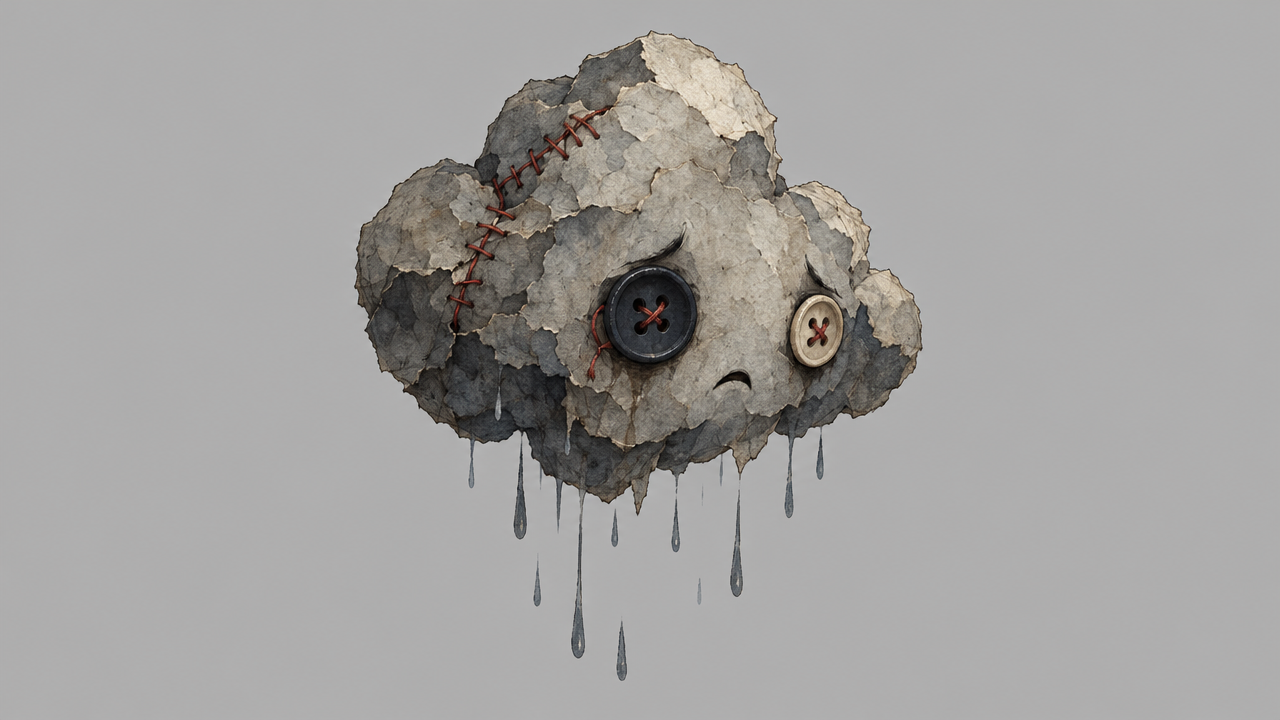
#> input picture tools/art/source/drizzle_painted_raw.png, 1280 x 720 px
$ python dark_drizzle.py
#> lines starting #> are read from the running program, lines starting #| are printed output that depends on the picture; after the words box and inside, x2 and y2 are one past the last pixel; in counts of white or black regions, pixels touching at a corner belong together
"""Cut the painted Drizzle (ElevenLabs render, tools/art/source/drizzle_painted_raw.png) off
its flat grey background and write the game sprites:
  assets/art/dark/characters/drizzle.png         (floating, 360 px tall)
  assets/art/dark/characters/drizzle_pinned.png  (squashed and tilted, for P-2)

Run: python3 tools/art/dark_drizzle.py
"""
import os

import numpy as np
from PIL import Image, ImageFilter
from scipy import ndimage

ROOT = os.path.join(os.path.dirname(__file__), "..", "..")
RAW = os.path.join(ROOT, "tools", "art", "source", "drizzle_painted_raw.png")
OUT = os.path.join(ROOT, "assets", "art", "dark", "characters")


def cut() -> Image.Image:
    img = Image.open(RAW).convert("RGB")
#> img is the input picture: PIL image 1280x720 RGB; mean R, G, B 163.1, 161.4, 159.8
    a = np.asarray(img, np.float32)
    h, w = a.shape[:2]
#> h = 720; w = 1280
    corners = np.concatenate([a[:20, :20].reshape(-1, 3), a[:20, -20:].reshape(-1, 3),
                              a[-20:, :20].reshape(-1, 3), a[-20:, -20:].reshape(-1, 3)])
#> corners = 1600 rows, first 8: [171, 172, 171], [174, 174, 174], [174, 174, 174], [174, 174, 173], [175, 173, 173], [175, 174, 173], [175, 174, 173], [175, 174, 173]
    bg = np.median(corners, axis=0)
#> bg = [174, 174, 174]
    dist = np.sqrt(((a - bg) ** 2).sum(-1))
    # background = connected to the border and close to the grey
    near = dist < 14
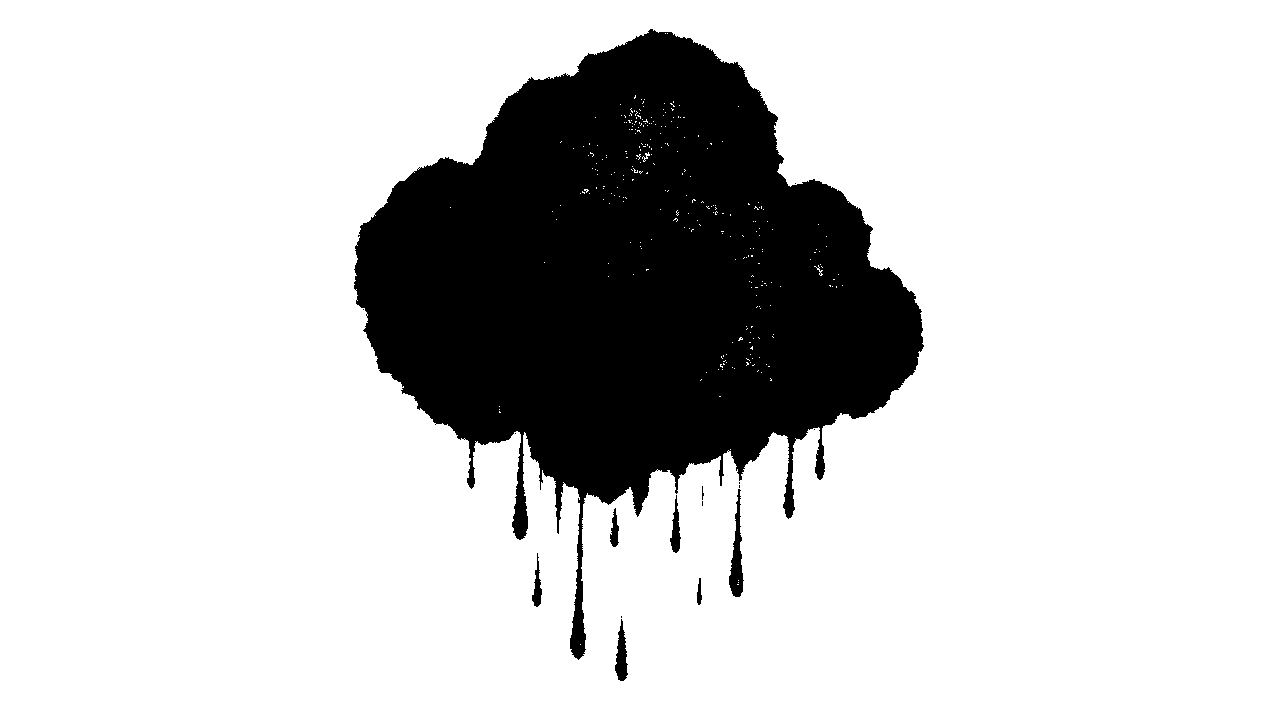
#> near: shape (720, 1280) bool; 80.6% white; 16 black regions (9 under 20 px), largest, box (x1, y1, x2, y2) and area: (354, 29, 924, 660) 176658, (729, 489, 744, 597) 775, (615, 619, 628, 681) 471
    labels, _ = ndimage.label(near)
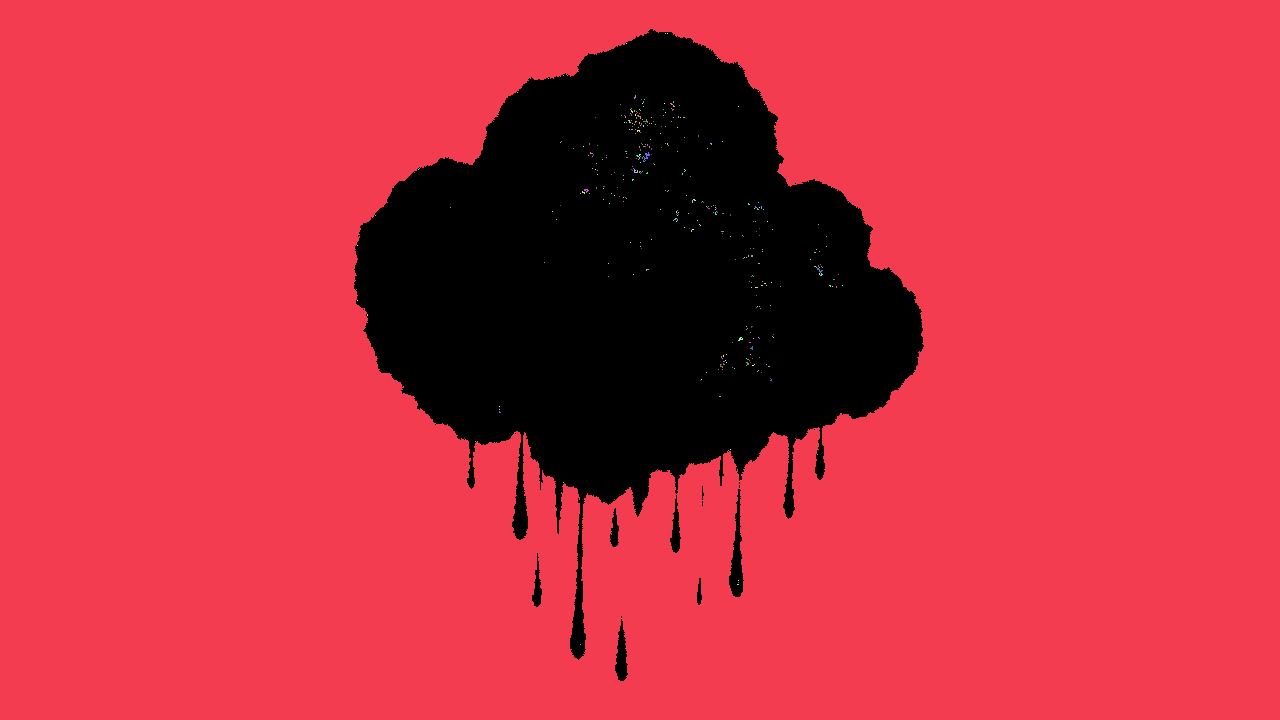
#> labels: shape (720, 1280) int32; 390 distinct labels, from 0 to 389; one colour per label, 0 black
    border = set(np.unique(np.concatenate([labels[0], labels[-1], labels[:, 0], labels[:, -1]]))) - {0}
#> border = 1 item
    background = np.isin(labels, list(border))
#> background: shape (720, 1280) bool; 80.5% white; 16 black regions (9 under 20 px), largest, box (x1, y1, x2, y2) and area: (354, 29, 924, 660) 177280, (729, 489, 744, 597) 779, (615, 619, 628, 681) 471
    alpha = np.where(background, 0.0, 1.0)
    # soft edge: fade pixels that are only a little different from the grey
    edge = ndimage.binary_dilation(background, iterations=2) & ~background
#> edge: shape (720, 1280) bool; 0.75% white in thin lines or dots, all inside (x1, y1, x2, y2) = (354, 29, 924, 681)
    alpha[edge] = np.clip((dist[edge] - 8) / 30.0, 0, 1)
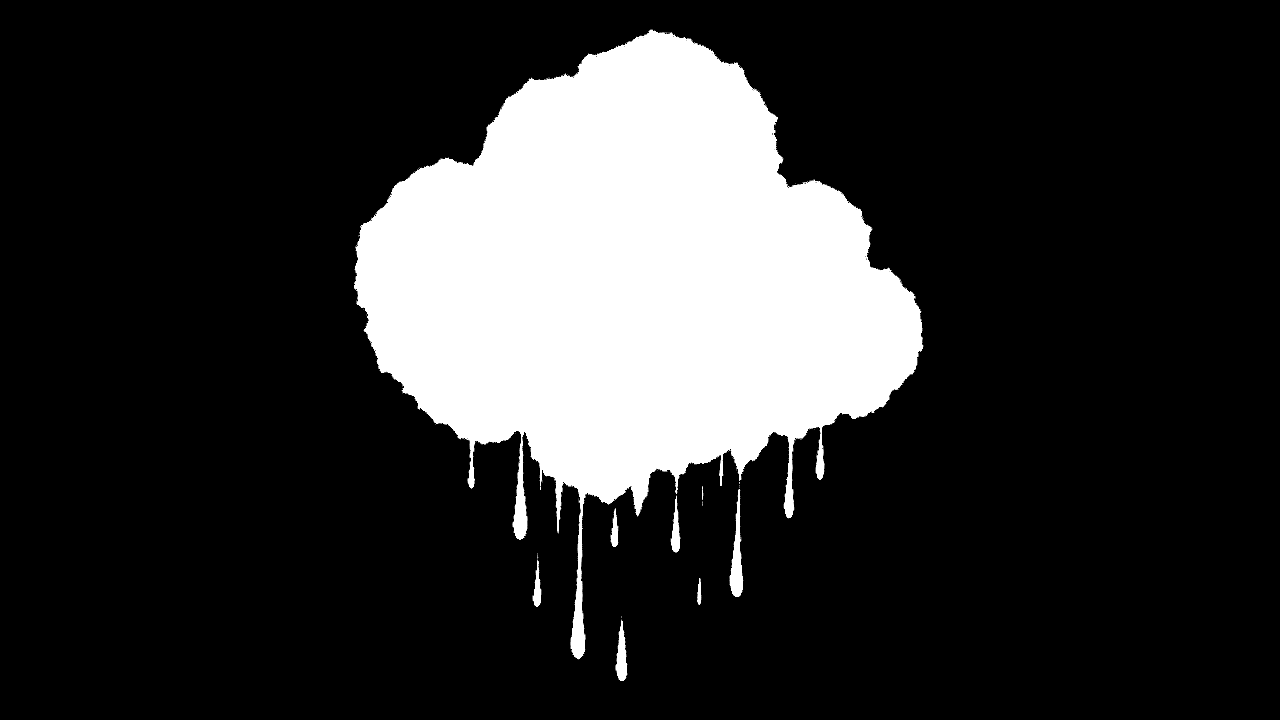
#> alpha: shape (720, 1280) float64; min 0, max 1, mean 0.194
    alpha = ndimage.gaussian_filter(alpha, 0.7)
    rgba = np.dstack([a, alpha * 255]).astype(np.uint8)
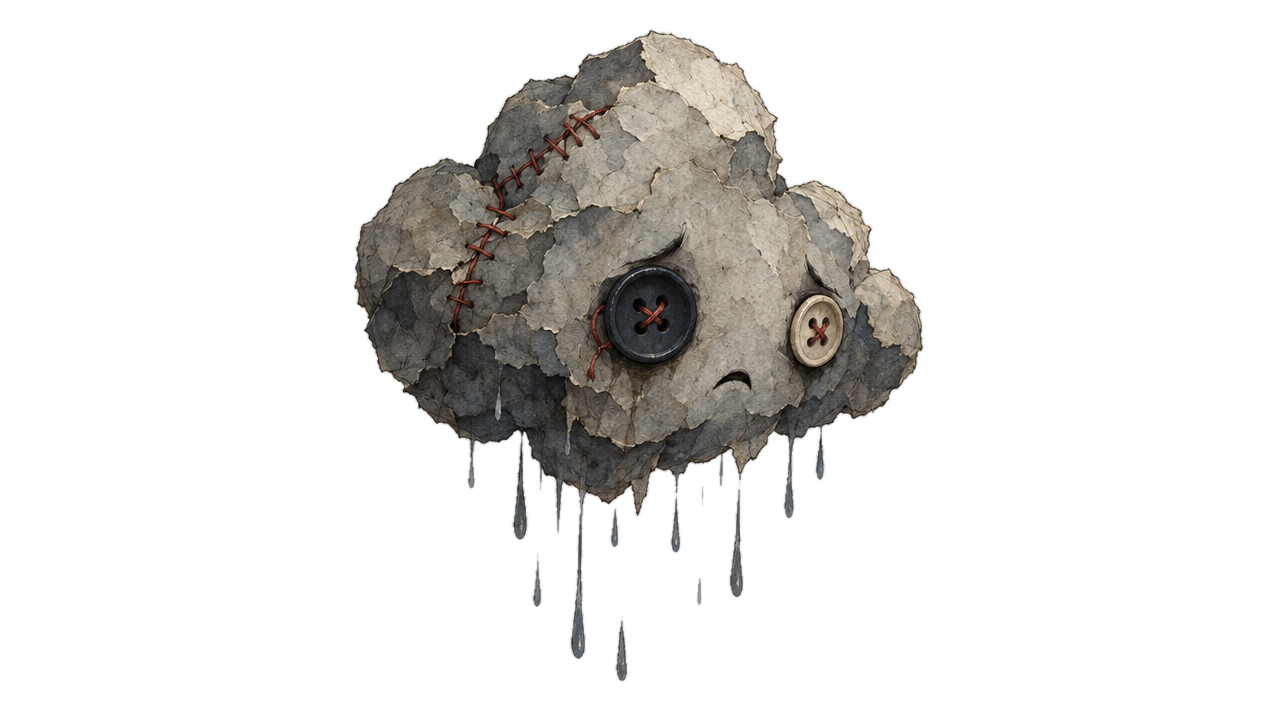
#> rgba: shape (720, 1280, 4); mean R, G, B, A 163.1, 161.4, 159.8, 49.3; transparent parts drawn white
    out = Image.fromarray(rgba, "RGBA")
    return out.crop(out.getbbox())
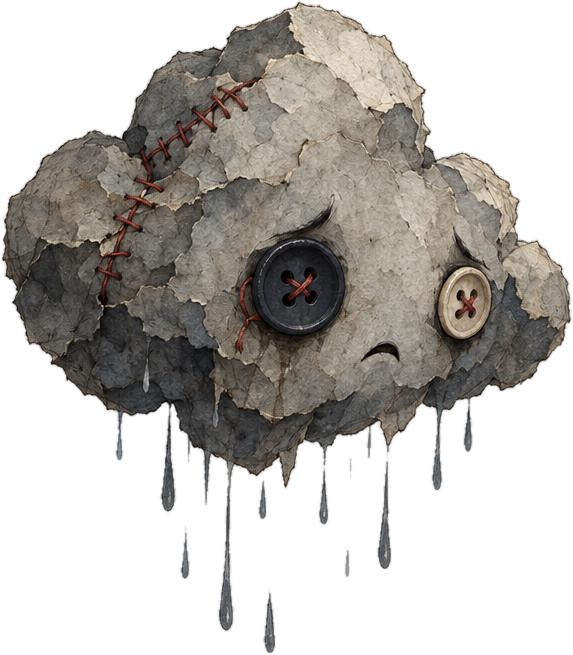
#> returned value: PIL image 573x655 RGBA; mean R, G, B, A 146.7, 143.4, 139.2, 121.2; transparent parts drawn white


def main() -> None:
    sprite = cut()
    scale = 360 / sprite.height
#> scale = 0.55
    floating = sprite.resize((round(sprite.width * scale), 360), Image.LANCZOS)
    floating.save(os.path.join(OUT, "drizzle.png"))
    pinned = sprite.resize((round(sprite.width * scale * 1.1), round(360 * 0.72)), Image.LANCZOS)
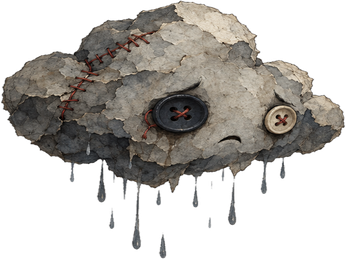
#> pinned: PIL image 346x259 RGBA; mean R, G, B, A 60.8, 57.7, 53.5, 121.2; transparent parts drawn white
    pinned = pinned.rotate(8, resample=Image.BICUBIC, expand=True)
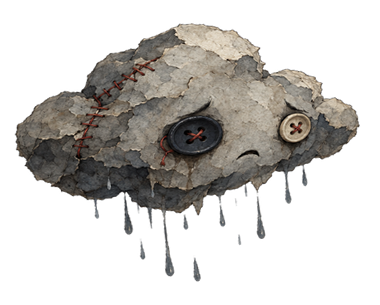
#> pinned: PIL image 380x305 RGBA; mean R, G, B, A 45.2, 42.8, 39.6, 93.7; transparent parts drawn white
    pinned.save(os.path.join(OUT, "drizzle_pinned.png"))
    print("wrote", floating.size, pinned.size)
#| wrote (315, 360) (380, 305)


if __name__ == "__main__":
    main()
